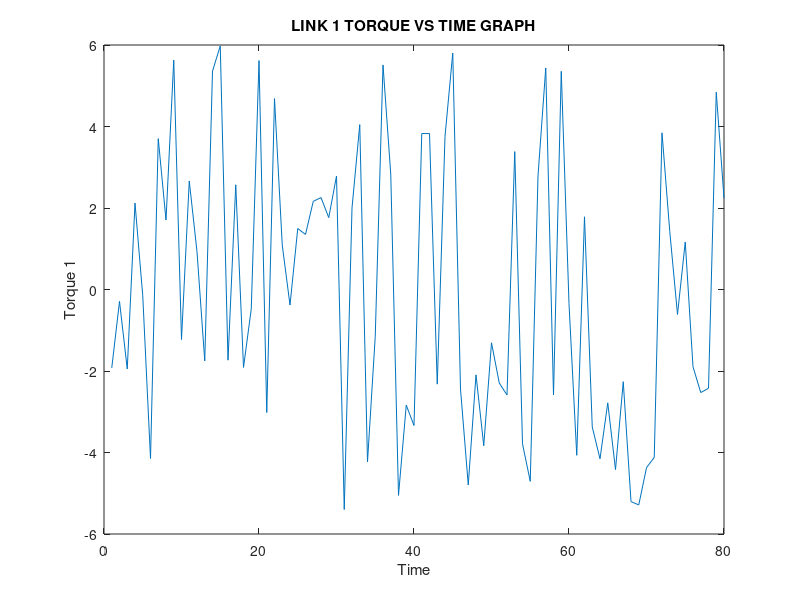
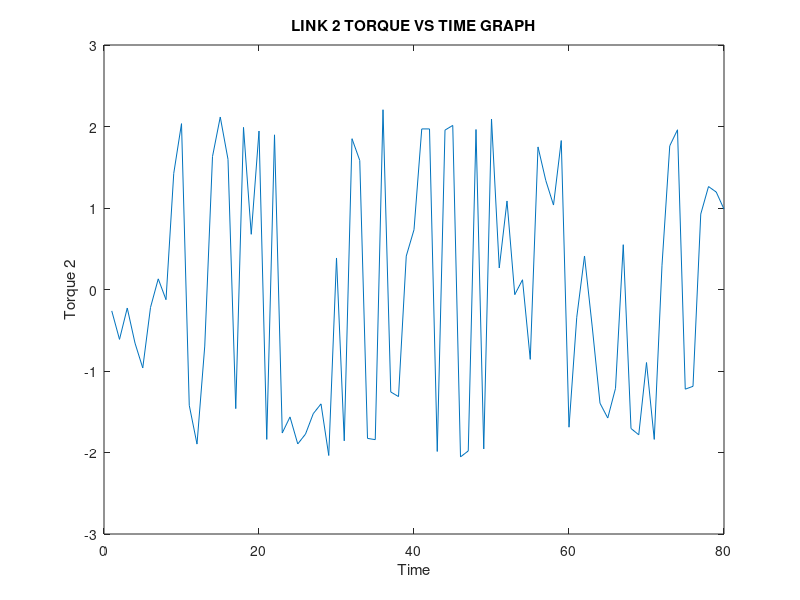

The MATLAB script that drew these images, in order:
l1=1000;
l2=1061;
w1=0.3926;
w2=0.52;
a1=0.098;
a2=0.1744;
x=linspace(1,80,80);
y=zeros(1,80);
z=zeros(1,80);
B1=[151.189000000000;119.327400000000;63.2412000000000;68.2729000000000;97.5911000000000;121.140300000000;104.645300000000;87.4861000000000;67.6209000000000;65.0575000000000;80.0796000000000;93.3911000000000;84.4803000000000;73.6607000000000;61.5778000000000;57.5173000000000;67.6302000000000;76.7193000000000;69.5121000000000;61.6920000000000;52.9881000000000;47.9963000000000;55.6461000000000;62.4942000000000;55.3811000000000;49.3051000000000;42.4685000000000;36.2318000000000;42.4304000000000;47.8704000000000;39.5091000000000;34.6183000000000;28.9162000000000;19.5604000000000;24.9191000000000;29.2795000000000;11.0324000000000;8.04770000000000;2.05410000000000;-30;-63.2412000000000;-63.2412000000000;-119.327400000000;-151.189400000000;-121.140300000000;-97.5911000000000;-68.2729000000000;-67.6209000000000;-87.4861000000000;-104.645300000000;-93.3911000000000;-80.0796000000000;-65.0575000000000;-61.5778000000000;-73.6607000000000;-84.4803000000000;-76.7193000000000;-67.6302000000000;-57.5173000000000;-69.5121000000000;-61.6920000000000;-52.9881000000000;-47.9963000000000;-55.6461000000000;-62.4942000000000;-55.3811000000000;-49.3051000000000;-42.4685000000000;-36.2318000000000;-42.4304000000000;-47.8704000000000;-39.5091000000000;-34.6183000000000;-28.9162000000000;-19.5604000000000;-24.9191000000000;-29.2795000000000;-11.0324000000000;-8.04770000000000;50];
B2=[348.170600000000;352.261500000000;348.170600000000;340.511900000000;342.715600000000;340.511900000000;332.079000000000;333.601700000000;332.079000000000;323.265100000000;324.443500000000;323.265100000000;314.120000000000;315.096300000000;314.120000000000;304.600400000000;305.449200000000;304.600400000000;294.611900000000;295.378800000000;294.611900000000;284.006100000000;284.723600000000;284.006100000000;272.551400000000;273.247300000000;272.551400000000;259.859600000000;260.564900000000;259.859600000000;245.184200000000;245.947600000000;245.184200000000;226.653400000000;227.601800000000;226.653400000000;192.529900000000;195.409300000000;192.529900000000;90;11.8294000000000;11.8294000000000;7.73850000000000;11.8294000000000;19.4881000000000;17.2844000000000;19.4881000000000;27.9210000000000;26.3983000000000;27.9210000000000;36.7349000000000;35.5565000000000;36.7349000000000;45.8800000000000;44.9037000000000;45.8800000000000;55.3996000000000;54.5508000000000;55.3996000000000;65.3881000000000;64.6212000000000;65.3881000000000;75.9939000000000;75.2764000000000;75.9939000000000;87.4486000000000;86.7527000000000;87.4486000000000;100.140400000000;99.4351000000000;100.140400000000;114.815800000000;114.052400000000;114.815800000000;133.346600000000;132.398200000000;133.346600000000;167.470100000000;164.590700000000;270];
for i=1:length(B1)
    tor=(0.9663+0.6404*cos(B2(i)))*a1+(0.225+0.6404*cos(B2(i)))*a2-0.6404*sin(B2(i))*w1*w2-0.3202*sin(B2(i))*w2*w2-(3.7296*sin(B1(i))+5.28*sin(B1(i)+B2(i))+6.201*sin(B1(i)))*0.39;
    y(i)=tor;
    tor2=(0.225+.3237*cos(B2(i)))*a1+0.225*a2+0.3237*sin(B2(i))*(w1*w1+w1*w2)-0.3237*sin(B2(i))*w1*w2-2.106*sin(B1(i)+B2(i));
    z(i)=tor2;
end
figure(1)
plot(x,y)
title('LINK 1 TORQUE VS TIME GRAPH')
xlabel('Time') 
ylabel('Torque 1')

figure(2)
plot(x,z)
title('LINK 2 TORQUE VS TIME GRAPH')
xlabel('Time') 
ylabel('Torque 2')
